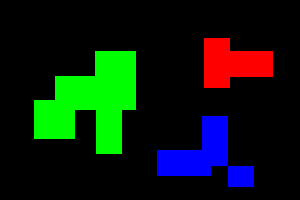

Python code for this plot:
import cv2
import numpy as np
import matplotlib.pyplot as plt

# Read image
img = cv2.imread("seg.png").astype(np.float32)
H, W, C = img.shape

label = np.zeros((H, W), dtype=np.int)
label[img[..., 0]>0] = 1

LUT = [0 for _ in range(H*W)]

n = 1

for y in range(H):
    for x in range(W):
        if label[y, x] == 0:
            continue
        c2 = label[max(y-1,0), min(x+1, W-1)]
        c3 = label[max(y-1,0), x]
        c4 = label[max(y-1,0), max(x-1,0)]
        c5 = label[y, max(x-1,0)]
        if c3 < 2 and c5 < 2 and c2 < 2 and c4 < 2:
            n += 1
            label[y, x] = n
        else:
            _vs = [c3, c5, c2, c4]
            vs = [a for a in _vs if a > 1]
            v = min(vs)
            label[y, x] = v

            minv = v
            for _v in vs:
                if LUT[_v] != 0:
                    minv = min(minv, LUT[_v])
            for _v in vs:
                LUT[_v] = minv
                
count = 1

for l in range(2, n+1):
    flag = True
    for i in range(n+1):
        if LUT[i] == l:
            if flag:
                count += 1
                flag = False
            LUT[i] = count

COLORS = [[0, 0, 255], [0, 255, 0], [255, 0, 0], [255, 255, 0]]
out = np.zeros((H, W, C), dtype=np.uint8)

for i, lut in enumerate(LUT[2:]):
    out[label == (i+2)] = COLORS[lut-2]
    
# Save result
cv2.imwrite("out.png", out)
cv2.imshow("result", out)
cv2.waitKey(0)
cv2.destroyAllWindows()
